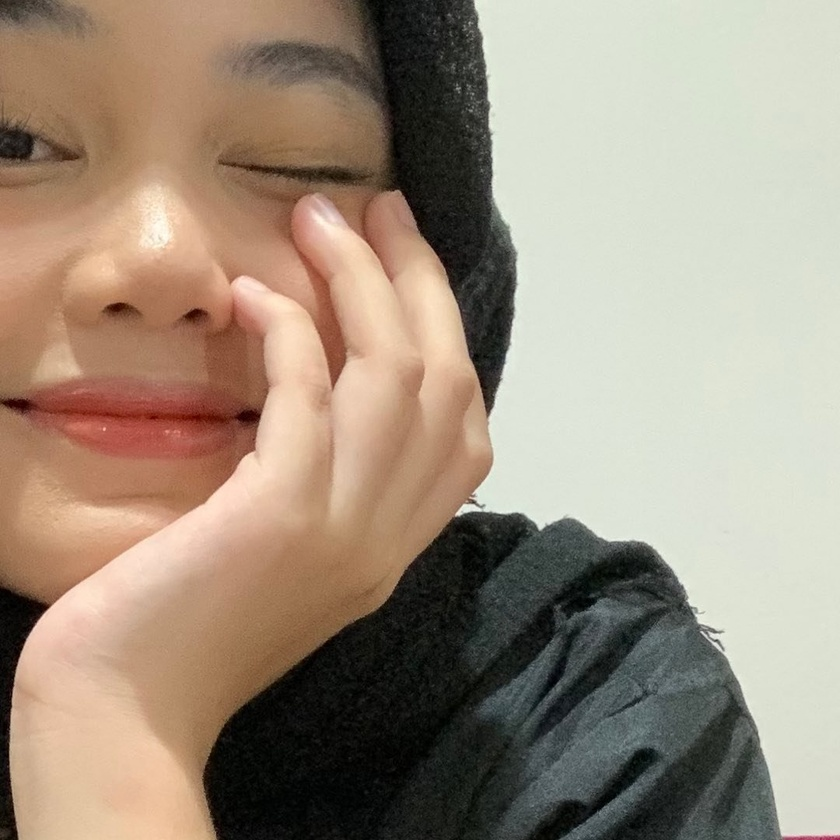
#> input picture assets/img/shafaadimitri~3014050740008989089_3553619532.jpg, 840 x 840 px, shrunk from 1080 x 1080 before the run, found by its file name
$ python 'Image to Pencil Sketch.py'
#> lines starting #> are read from the running program, lines starting #| are printed output that depends on the picture
import cv2

image1= cv2.imread('assets\img\shafaadimitri~3014050740008989089_3553619532.jpg')
#> image1 is the input picture: shape (840, 840, 3); mean B, G, R 125.9, 143.2, 158.8
window_name='Ori'

cv2.imshow(window_name,image1)

grey_img= cv2.cvtColor(image1, cv2.COLOR_BGR2GRAY)
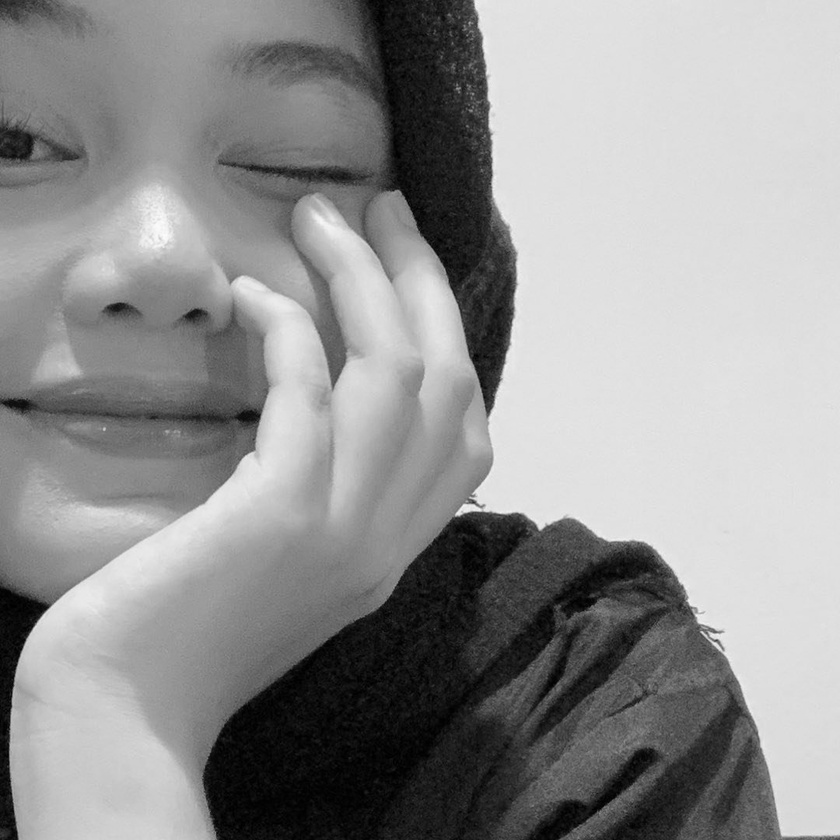
#> grey_img: shape (840, 840); min 0, max 252, mean 146
invert= cv2.bitwise_not(grey_img)
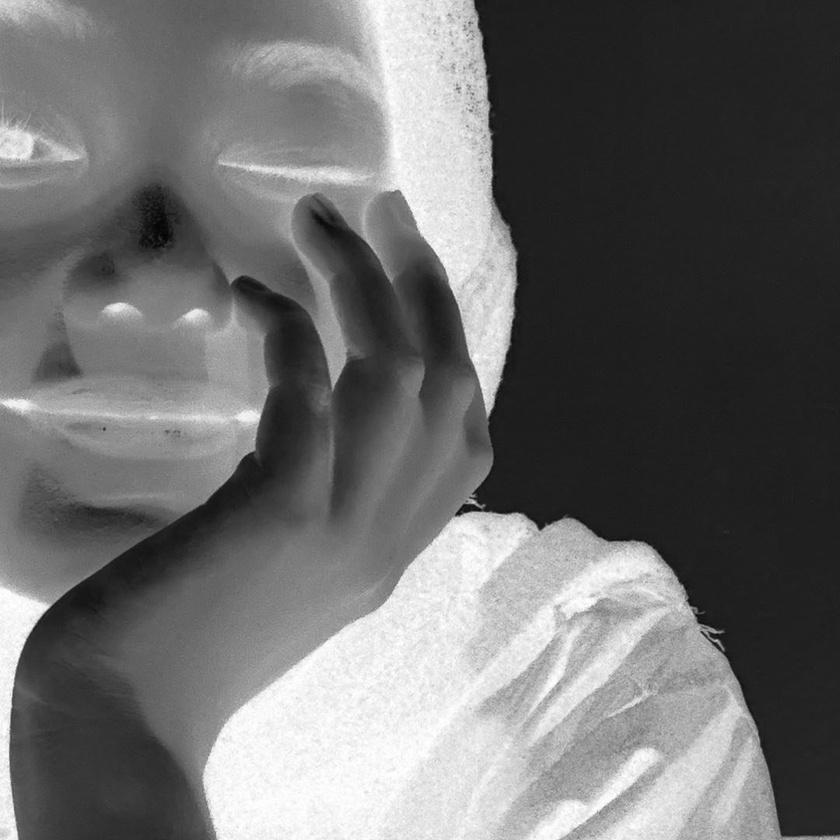
#> invert: shape (840, 840); min 3, max 255, mean 109

blur= cv2.GaussianBlur(invert, (21, 21),0)
invertedblur= cv2.bitwise_not(blur)
sketch= cv2.divide(grey_img, invertedblur, scale=256.0)
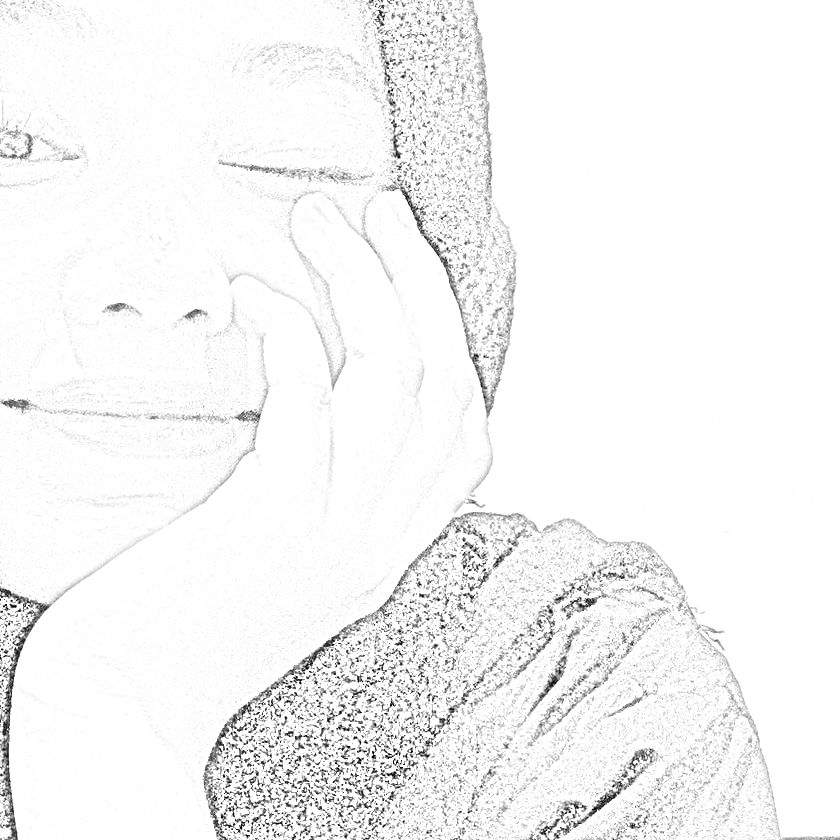
#> sketch: shape (840, 840); min 0, max 255, mean 245.5

cv2.imwrite('sesa-sketch.png', sketch)

image= cv2.imread("sesa-sketch.png")
#> image: shape (840, 840, 3); min 0, max 255, mean 245.5

window_name= 'Sketch'

cv2.imshow(window_name, image)
cv2.waitKey(0)
cv2.destroyAllWindows()
